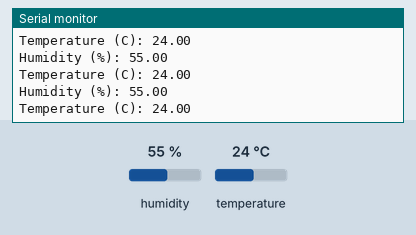
Recording of a sketch running on a simulated Arduino Uno, built with avr-gcc and run on an emulated ATmega328P. Shown: the last lines printed to the serial monitor. Wiring (inferred from the names in the program): DHT11 sensor: data pin 4. Inputs (shaded band) come from the test bench; at power-on: humidity 55 %, temperature 24 °C.

Above: at 1.2 s.
1.3 s: humidity set to 22 %
At 1.54 s:
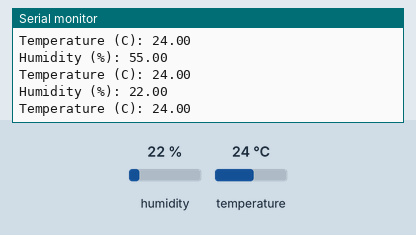
2.8 s: temperature set to 12 °C
At 3.1 s:
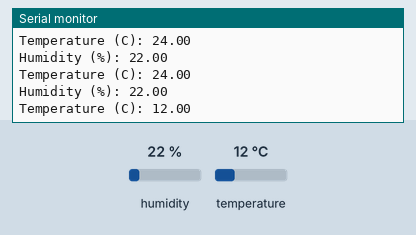
4.3 s: humidity set to 40 %
At 4.43 s:
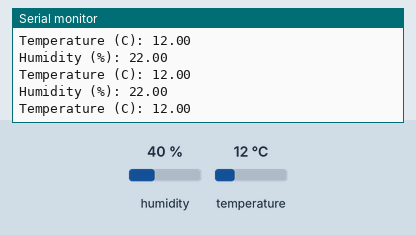
Timing chart, 0 to 7.3 s (numbered marks = the images above; inputs shaded):
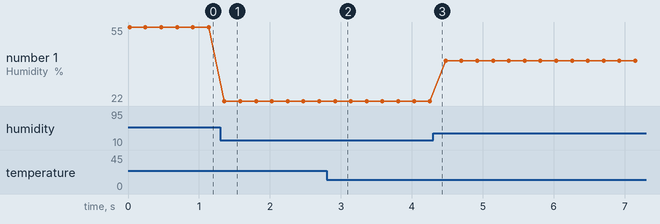

The sketch:

DHT11.ino
```cpp
#define PIN_DHT 4
#define DHTLIB_ERROR_CHECKSUM -1

int humidity=0;
int temperature=0;

//fonction permettant de commencer la com avec le capteur
void startCom(int pin)
{
  pinMode(pin, OUTPUT);   //pin 4 configurée en OUTPUT (en mode écriture)
  digitalWrite(pin, LOW); //pin 4 niveau bas
  delay(18);              //niveau bas durant 18 ms (cf. datasheet)
  digitalWrite(pin, HIGH);//pin 4 niveau haut
  delayMicroseconds(40);  //niveau haut durant 40 ms (cf. datasheet
  pinMode(pin, INPUT);    //pin 4 en INPUT (en mode réception)
}

//fonction qui compare l'état d'un PIN afin de relever une erreur
void Wait_pin_etat(int pin, bool etat)
{
 unsigned int timeOUT = 10000;
 while(digitalRead(pin) == etat)  //si la pin reste à l'état rentrée dans la fct on décrémente le timeOUT
    if (timeOUT-- == 0) Serial.println("ERROR_TIMEOUT"); //si le timeOUT vaut 0 alors on affiche "ERROR_TIMEOUT"
}

//fonction qui lit ce qui est envoyée par le capteur DHT
int readCom(int pin)
{
  uint8_t octet[5];  //tableau de 5 cases de 8 bits
  uint8_t cpt = 7;   //compteur
  uint8_t index = 0; //nuùéro de l'octet

  //on vide le buffer
  for (int i=0; i< 5; i++) {
     octet[i] = 0;
  }

  //on démarre la com avec le capteur
  startCom(pin);
  //on vérifie que le capteur nous envoie un état bas (cf. datasheet)
  Wait_pin_etat(4,0);
  //après un état bas, on vérifie que le capteur nous envoie un état haut(cf. datasheet)
  Wait_pin_etat(4,1);

  //On lit les 40 bits envoyés par le capteur (0b0 = 5V entre 26 et 28µs / 0b1 = 5V pendant 70µs )
  for (int i=0; i<40; i++) //i = 40 car 40 bits
  {
    Wait_pin_etat(4,0); //attente du niveau bas pour début de com (cf. datasheet)

    unsigned long t = micros(); //temps en µs de l'intant t0

    Wait_pin_etat(4,1); //attente du niveau haut pour connaitre la valeur du bit

    if ((micros() - t) > 40) { //dection de 1 ou 0 (si >40µs => 1 sinon 0)
      octet[index] = octet[index] | (1 << cpt); //stockage du bit reçu dans l'octet (Attention MSB reçu en 1er, cpt initialisé à 7)
    }
    if (cpt == 0)
    {
      cpt = 7;
      index++;
    }
    else cpt--;
  }

  humidity    = octet[0]; //valeur entière de l'humidité
  temperature = octet[2]; //valeur entière de la température

  uint8_t sum = octet[0] + octet[2];

  if (octet[4] != sum) return DHTLIB_ERROR_CHECKSUM;
  return 0;
}
void setup() {

 Serial.begin(9600);
}

void loop() {


 readCom(PIN_DHT);
 Serial.print("Humidity (%): ");
 Serial.println((float)humidity, 2);

 Serial.print("Temperature (C): ");
 Serial.println((float)temperature, 2);
 delay(200);


}
```

Measured:
- after the input at 1.3 s, the serial monitor: prints a new line after 0.06 s (image 1)
- after the input at 2.8 s, the serial monitor: prints a new line after 0.14 s (image 2)
- plotted number 1: 55 → 22 after the input at 1.3 s, 22 → 40 after the input at 4.3 s
